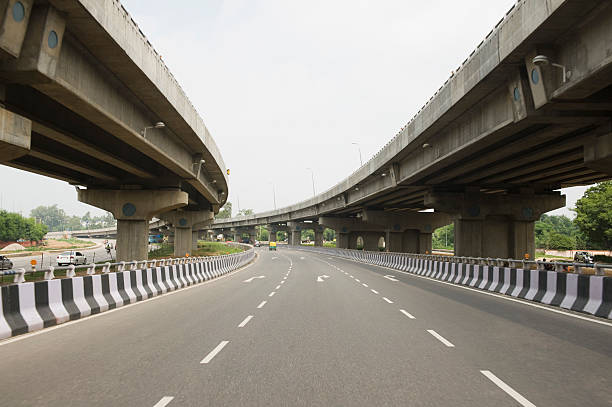
#> input picture road.png, 612 x 407 px
$ python main.py
#> lines starting #> are read from the running program, lines starting #| are printed output that depends on the picture
import cv2
import matplotlib.pyplot as plt
import numpy as np
image = cv2.imread("road.png")
#> image is the input picture: shape (407, 612, 3); mean B, G, R 123.3, 132.9, 137.7
smoothImage = cv2.GaussianBlur(image,(3,3),0)
plt.imshow(smoothImage)
grayImage = cv2.cvtColor(image,cv2.COLOR_BGR2GRAY)
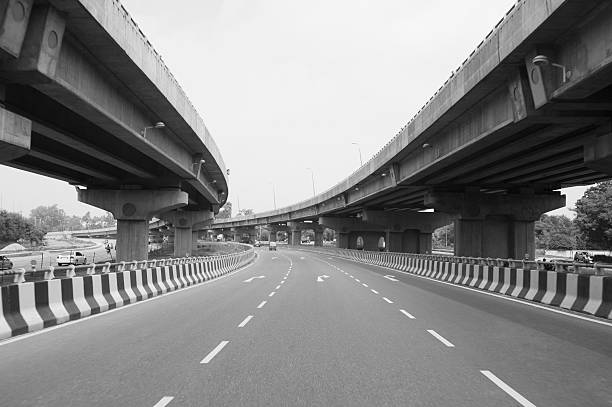
#> grayImage: shape (407, 612); min 0, max 255, mean 133.2
cv2.imshow("Original Image",image)
cv2.imshow("Gray Image",grayImage)
cannyEdges = cv2.Canny(smoothImage,120,200)
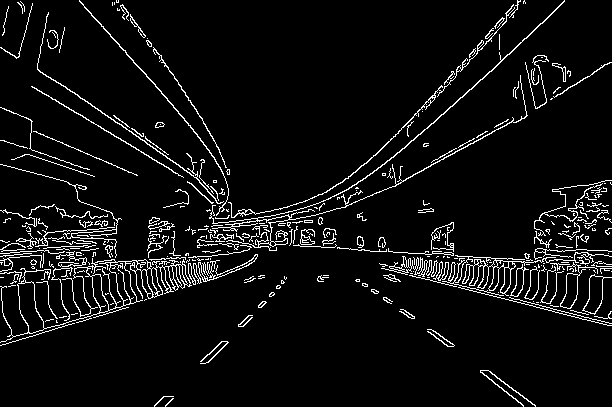
#> cannyEdges: shape (407, 612); 6% white in thin lines or dots
plt.imshow(cannyEdges,cmap='gray')
plt.title('Edge Image')
plt.xticks([])
plt.yticks([])
plt.show()
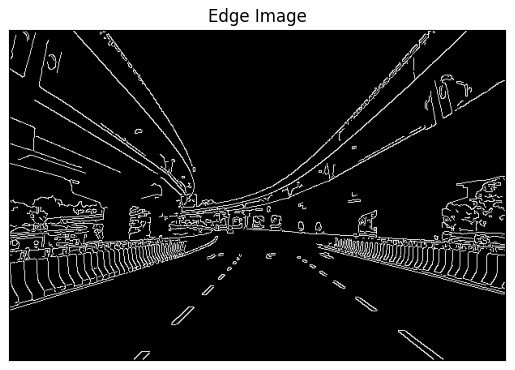
#> figure drawn by matplotlib, 1 panel; B, G, R data is drawn as R, G, B
lines = cv2.HoughLinesP(cannyEdges,1,np.pi/180,threshold=100,minLineLength = 50,maxLineGap = 250)
#> lines = 37 rows, first 6: [22, 226, 602, 266], [32, 86, 411, 314], [18, 56, 534, 404], [16, 145, 595, 322], [258, 278, 549, 16], [0, 277, 611, 266]
for line in lines:
    x1, y1, x2, y2 = line [0]
    cv2.line(image,(x1, y1),(x2, y2),(255, 0, 0),3)
#> this loop made 37 passes
#> (x1, y1, x2, y2) on passes 1 to 12: (22, 226, 602, 266), (32, 86, 411, 314), (18, 56, 534, 404), (16, 145, 595, 322), (258, 278, 549, 16), (0, 277, 611, 266), (11, 267, 611, 256), (0, 249, 611, 271), (84, 7, 327, 277), (0, 262, 603, 262), (4, 341, 433, 210), (2, 164, 582, 319)
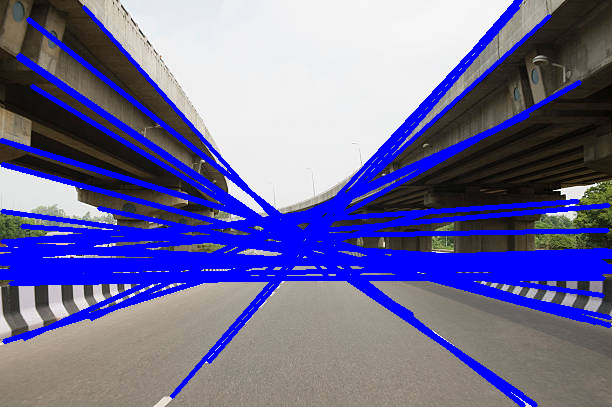
#> image: shape (407, 612, 3); mean B, G, R 155.2, 106.9, 110.5
plt.title("Hough Transform")
plt.imshow(image)
plt.show()
